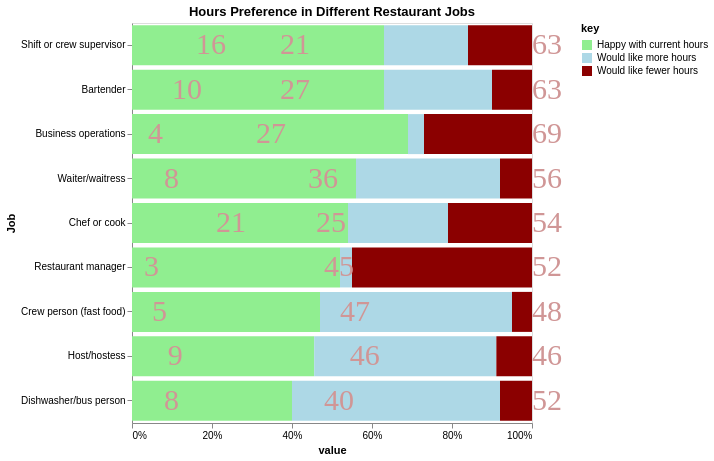

Source (Vega-Lite JSON):
### Vega-Lite specification from a JSON file in a GitHub repository (floating-point values rounded to 4 significant figures)
{"$schema": "https://vega.github.io/schema/vega-lite/v5.json", "vconcat": [{"title": "Hours Preference in Different Restaurant Jobs", "description": "Do you have a preference for your working hours in your current job?", "width": 400, "height": 400, "data": {"values": [{"Characteristic": "Business operations", "Happy with current hours": 69, "Would like more hours": 4, "Would like fewer hours": 27}, {"Characteristic": "Shift or crew supervisor", "Happy with current hours": 63, "Would like more hours": 21, "Would like fewer hours": 16}, {"Characteristic": "Bartender", "Happy with current hours": 63, "Would like more hours": 27, "Would like fewer hours": 10}, {"Characteristic": "Waiter/waitress", "Happy with current hours": 56, "Would like more hours": 36, "Would like fewer hours": 8}, {"Characteristic": "Chef or cook", "Happy with current hours": 54, "Would like more hours": 25, "Would like fewer hours": 21}, {"Characteristic": "Restaurant manager", "Happy with current hours": 52, "Would like more hours": 3, "Would like fewer hours": 45}, {"Characteristic": "Crew person (fast food)", "Happy with current hours": 47, "Would like more hours": 48, "Would like fewer hours": 5}, {"Characteristic": "Host/hostess", "Happy with current hours": 46, "Would like more hours": 46, "Would like fewer hours": 9}, {"Characteristic": "Dishwasher/bus person", "Happy with current hours": 40, "Would like more hours": 52, "Would like fewer hours": 8}]}, "transform": [{"fold": ["Happy with current hours", "Would like more hours", "Would like fewer hours"]}], "encoding": {"y": {"field": "Characteristic", "type": "ordinal", "title": "Job", "axis": {"grid": false, "tickCount": 9}, "sort": ["Shift or crew supervisor", "Bartender", "Business operations", "Waiter/waitress", "Chef or cook", "Restaurant manager", "Crew person (fast food)", "Host/hostess", "Dishwasher/bus person"]}, "x": {"field": "value", "type": "quantitative", "stack": "normalize", "axis": {"grid": false, "tickCount": 5}, "scale": {"domain": [0, 1]}}}, "layer": [{"mark": "bar", "encoding": {"color": {"condition": {"test": "datum.Characteristic === 'none' && datum.key === 'none'", "value": "#000000"}, "field": "key", "type": "nominal", "scale": {"domain": ["Happy with current hours", "Would like more hours", "Would like fewer hours"], "range": ["lightgreen", "lightblue", "darkred"]}, "value": "#000000"}, "opacity": {"condition": {"test": "datum.Characteristic === 'none' && datum.key === 'none'", "value": 0.4}, "value": 1}, "size": {"condition": {"test": "datum.Characteristic === 'none' && datum.key === 'none'", "value": 30}, "value": 40}}}, {"mark": {"type": "text", "align": "left", "baseline": "middle", "dx": 0, "dy": 0, "angle": 0, "fontSize": 30, "fontStyle": "normal", "fontWeight": 400, "font": "serif", "opacity": 1}, "encoding": {"y": {"field": "Characteristic", "type": "nominal"}, "x": {"field": "value", "type": "quantitative", "stack": "normalize"}, "text": {"condition": {"test": "datum.value > 0", "field": "value"}, "value": ""}, "color": {"value": "#d09696"}}}]}], "name": "1002"}
